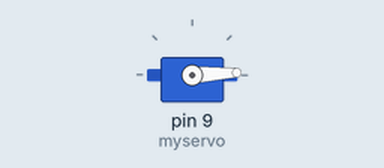
A sketch run on a simulated Arduino Uno, built with avr-gcc and run on an emulated ATmega328P. Parts: servo.

Above: at 0.05 s.
At 0.4 s:
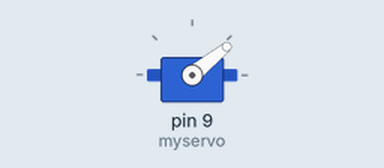
At 0.75 s:
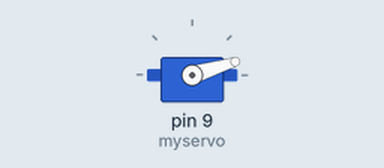
Timing chart, 0 to 3.0 s (numbered marks = the images above):
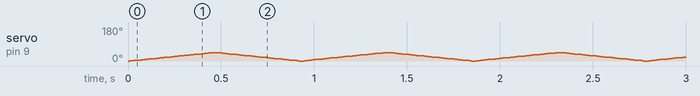

The sketch:

Sweeb_tinkercad.ino
```cpp
// Electronics and Electrical Engineering
// Task 2
// servo Motor (Sweep)

#include <Servo.h>

Servo myservo;
int pos = 0;

void setup() {
  myservo.attach(9);
}

void loop() {
  for (pos = 0; pos <= 45; pos += 1) { //from 0 degrees to 180 degrees

    myservo.write(pos);
    delay(10);
  }
  for (pos = 45; pos >= 0; pos -= 1) { //from 180 degrees to 0 degrees
    myservo.write(pos);
    delay(10);
  }
}
```
